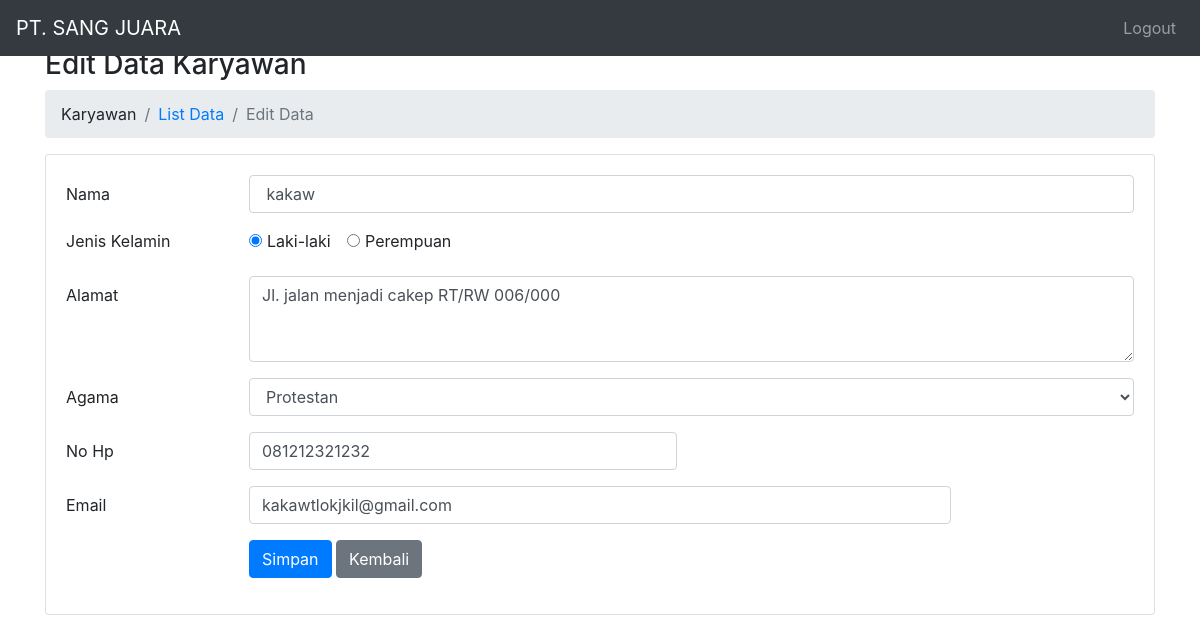
/karyawan/edit/4, run on the app's committed database.
### tables this page shows
CREATE TABLE `karyawan` (
  `IdMhsw` int(11) NOT NULL,
  `Nama` varchar(150) DEFAULT NULL,
  `JenisKelamin` varchar(20) DEFAULT NULL,
  `Alamat` text DEFAULT NULL,
  `Agama` varchar(30) DEFAULT NULL,
  `NoHp` varchar(15) DEFAULT NULL,
  `Email` varchar(150) DEFAULT NULL
);

### application/controllers/Karyawan.php (called while the page is built, shortened)
<?php
class Karyawan extends CI_Controller {
    public function __construct()
    {
        $this->load->model("Karyawan_model");
    }
    public function edit($id = null)
    {
        $Karyawan = $this->Karyawan_model;
        $data["title"] = "Edit Data Karyawan";
        $data["data_karyawan"] = $Karyawan->getById($id);
        $this->load->view('templates/header', $data);
        $this->load->view('templates/menu');
        $this->load->view('karyawan/edit', $data);
        $this->load->view('templates/footer');
    }
}

### index.php (called while the page is built, shortened)
<?php
require_once BASEPATH.'core/CodeIgniter.php';

### application/models/Karyawan_model.php (called while the page is built, shortened)
<?php
class Karyawan_model extends CI_Model
{
    private $table = 'karyawan';
    public function getById($id)
    {
        return $this->db->get_where($this->table, ["IdMhsw" => $id])->row();
    }
}

### application/views/karyawan/edit.php (the view, shortened to what this page needs)
<div class="container pt-5">
    <h3><?= $title ?></h3>
    <nav aria-label="breadcrumb">
        <ol class="breadcrumb ">
            <li class="breadcrumb-item"><a>Karyawan</a></li>
            <li class="breadcrumb-item "><a href="<?= base_url('karyawan'); ?>">List Data</a></li>
            <li class="breadcrumb-item active" aria-current="page">Edit Data</li>
        </ol>
    </nav>
    <div class="row">
        <div class="col-md-12">
            <div class="card">
                <div class="card-body">
                    <?php
                    $attributes = array('id' => 'FrmEditKaryawan', 'method' => "post", "autocomplete" => "off");
                    echo form_open('', $attributes);
                    ?>
                    <div class="form-group row">
                        <label for="Nama" class="col-sm-2 col-form-label">Nama</label>
                        <div class="col-sm-10">
                            <input type="text" class="form-control" id="Nama" name="Nama" value=" <?= $data_karyawan->Nama; ?>">
                        </div>
                    </div>
                    <fieldset class="form-group">
                        <div class="row">
                            <legend class="col-form-label col-sm-2 pt-0">Jenis Kelamin</legend>
                            <div class="col-sm-10">
                                <div class="form-check form-check-inline">
                                    <input class="form-check-input" type="radio" id="JenisKelamin" name="JenisKelamin" value="Laki-laki" <?php if ($data_karyawan->JenisKelamin == "Laki-laki") : echo "checked";
                                                                                                                                            endif; ?>>
                                    <label class="form-check-label" for="JenisKelamin">
                                        Laki-laki
                                    </label>
                                </div>
                                <div class="form-check form-check-inline">
                                    <input class="form-check-input" type="radio" id="JenisKelamin2" name="JenisKelamin" value="Perempuan" <?php if ($data_karyawan->JenisKelamin == "Perempuan") : echo "checked";
                                                                                                                                            endif; ?>>
                                    <label class="form-check-label" for="JenisKelamin2">
                                        Perempuan
                                    </label>
                                </div>
                            </div>
                        </div>
                    </fieldset>
                    <div class="form-group row">
                        <label for="Alamat" class="col-sm-2 col-form-label">Alamat</label>
                        <div class="col-sm-10">
                            <textarea class="form-control" id="Alamat" name="Alamat" rows="3"><?= $data_karyawan->Alamat; ?></textarea>
                        </div>
                    </div>
                    <div class="form-group row">
                        <label for="Alamat" class="col-sm-2 col-form-label">Agama</label>
                        <div class="col-sm-10">
                            <select class="form-control" id="Agama" name="Agama">
                                <option value="Protestan" <?php if ($data_karyawan->Agama == "Protestan") : echo "selected";
                                                            endif; ?>>Protestan</option>
                            </select>
                        </div>
                    </div>
                    <div class="form-group row">
                        <label for="NoHp" class="col-sm-2 col-form-label">No Hp</label>
                        <div class="col-sm-5">
                            <input type="text" class="form-control" id="NoHp" name="NoHp" value="<?= $data_karyawan->NoHp; ?>">
                        </div>
                    </div>
                    <div class="form-group row">
                        <label for="Email" class="col-sm-2 col-form-label">Email</label>
                        <div class="col-sm-8">
                            <input type="text" class="form-control" id="Email" name="Email" value="<?= $data_karyawan->Email; ?>">
                        </div>
                    </div>
                    <div class="form-group row">
                        <div class="col-sm-10 offset-md-2">
                            <button type="submit" class="btn btn-primary">Simpan</button>
                            <a class="btn btn-secondary" href="javascript:history.back()">Kembali</a>
                        </div>
                    </div>
                    </form>
                </div>
            </div>
        </div>
    </div>
</div>

### data on the page
karyawan: Nama "kakaw", JenisKelamin "☑ Laki-laki", JenisKelamin "☐ Perempuan", Alamat "Jl. jalan menjadi cakep RT/RW 006/000", Agama "Protestan", NoHp "081212321232", Email "kakawtlokjkil@gmail.com"

### other printed values
$title "Edit Data Karyawan"
